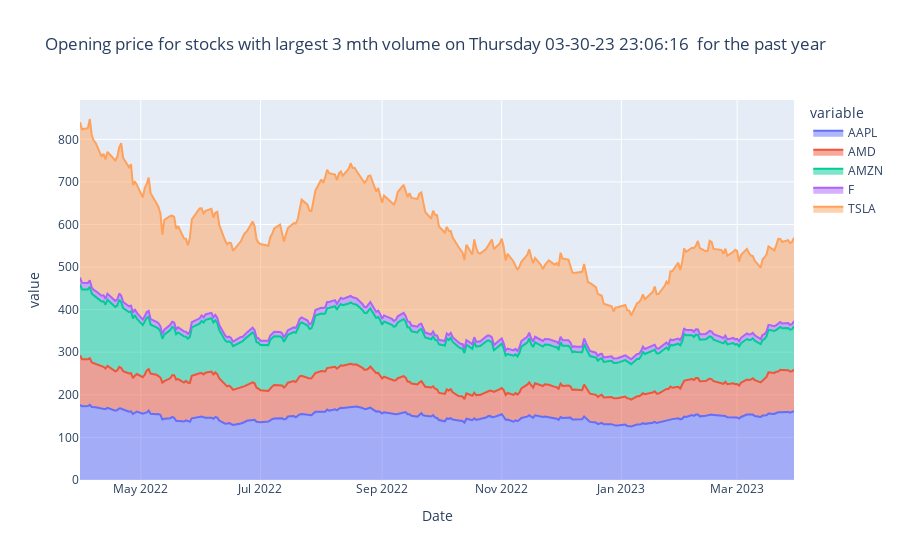

The notebook cell saved with this chart:
### Markdown cell above
In order to get the data for opening price, only the Open column was selected for all five tickers. The highest and lowest Opening price is shown using .max and .min method. Then, the 1 year data is plotted on a filled area graph. It is an interactive data, as the user hovers over the graph, it shows the ticker symbol, trading date and the price on that day.

### Code cell
open = ticker.Open
max = open.max()
print(f'The highest opening price for these companies are: \n{max}\n')
min = open.min()
print(f'The lowest opening price for these companies are: \n{min}')
px.area(open, title=f"Opening price for stocks with largest 3 mth volume on {today} for the past year")

### Figure 1 — Plotly figure (JSON) as saved in the notebook; plotly's stock layout.template omitted (floating-point values rounded to 4 significant figures; data arrays with more than 128 entries replaced by an {"elided": "..."} marker saying what was removed)
{"data": [{"fillpattern": {"shape": ""}, "hovertemplate": "variable=AAPL<br>Date=%{x}<br>value=%{y}<extra></extra>", "legendgroup": "AAPL", "line": {"color": "#636efa"}, "marker": {"symbol": "circle"}, "mode": "lines", "name": "AAPL", "orientation": "v", "showlegend": true, "stackgroup": "1", "type": "scatter", "x": {"elided": "251 str values"}, "xaxis": "x", "y": {"elided": "251 float values"}, "yaxis": "y"}, {"fillpattern": {"shape": ""}, "hovertemplate": "variable=AMD<br>Date=%{x}<br>value=%{y}<extra></extra>", "legendgroup": "AMD", "line": {"color": "#EF553B"}, "marker": {"symbol": "circle"}, "mode": "lines", "name": "AMD", "orientation": "v", "showlegend": true, "stackgroup": "1", "type": "scatter", "x": {"elided": "251 str values"}, "xaxis": "x", "y": {"elided": "251 float values"}, "yaxis": "y"}, {"fillpattern": {"shape": ""}, "hovertemplate": "variable=AMZN<br>Date=%{x}<br>value=%{y}<extra></extra>", "legendgroup": "AMZN", "line": {"color": "#00cc96"}, "marker": {"symbol": "circle"}, "mode": "lines", "name": "AMZN", "orientation": "v", "showlegend": true, "stackgroup": "1", "type": "scatter", "x": {"elided": "251 str values"}, "xaxis": "x", "y": {"elided": "251 float values"}, "yaxis": "y"}, {"fillpattern": {"shape": ""}, "hovertemplate": "variable=F<br>Date=%{x}<br>value=%{y}<extra></extra>", "legendgroup": "F", "line": {"color": "#ab63fa"}, "marker": {"symbol": "circle"}, "mode": "lines", "name": "F", "orientation": "v", "showlegend": true, "stackgroup": "1", "type": "scatter", "x": {"elided": "251 str values"}, "xaxis": "x", "y": {"elided": "251 float values"}, "yaxis": "y"}, {"fillpattern": {"shape": ""}, "hovertemplate": "variable=TSLA<br>Date=%{x}<br>value=%{y}<extra></extra>", "legendgroup": "TSLA", "line": {"color": "#FFA15A"}, "marker": {"symbol": "circle"}, "mode": "lines", "name": "TSLA", "orientation": "v", "showlegend": true, "stackgroup": "1", "type": "scatter", "x": {"elided": "251 str values"}, "xaxis": "x", "y": {"elided": "251 float values"}, "yaxis": "y"}], "layout": {"legend": {"title": {"text": "variable"}, "tracegroupgap": 0}, "title": {"text": "Opening price for stocks with largest 3 mth volume on Thursday 03-30-23 23:06:16  for the past year"}, "xaxis": {"anchor": "y", "domain": [0, 1], "title": {"text": "Date"}}, "yaxis": {"anchor": "x", "domain": [0, 1], "title": {"text": "value"}}}}
